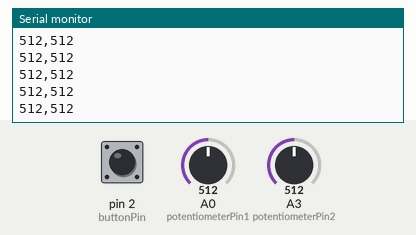
Simulated run of this sketch. Board: Arduino Uno, built with avr-gcc and run on an emulated ATmega328P. On the bench: the last lines printed to the serial monitor. Inputs (shaded band) come from the test bench; at power-on: pin 2 (buttonPin) HIGH, A0 (potentiometerPin1) = 512, A3 (potentiometerPin2) = 512.

Above: at 1.2 s.
1.3 s: pin 2 (buttonPin) pulled LOW for 0.15 s
At 2.1 s:
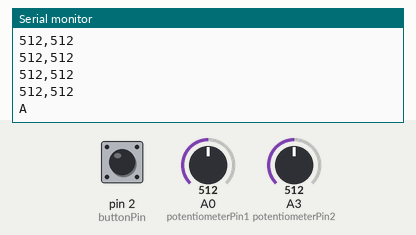
2.9 s: A0 (potentiometerPin1) set to 716
At 2.92 s:
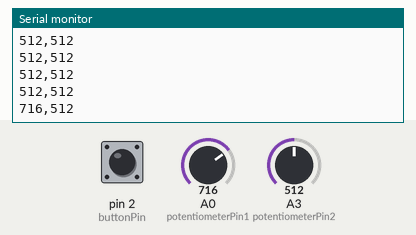
4.4 s: A3 (potentiometerPin2) set to 716
At 4.42 s:
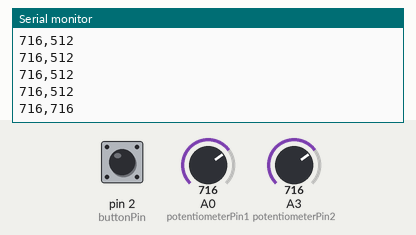
5.9 s: A0 (potentiometerPin1) set to 900
At 5.93 s:
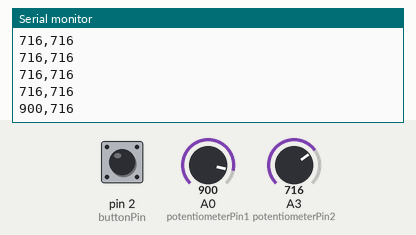
7.4 s: A3 (potentiometerPin2) set to 900
At 7.44 s:
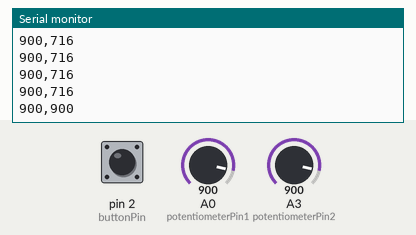
Timing chart, 0 to 9.9 s (numbered marks = the images above; inputs shaded):
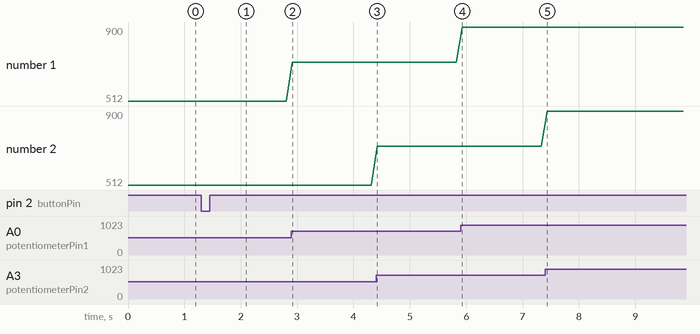

The sketch:

Controleur_Physique.ino
```cpp
const int buttonPin = 2;

const int potentiometerPin1 = A0;
const int potentiometerPin2 = A3;

void setup() {
  Serial.begin(9600);
  pinMode(buttonPin, INPUT_PULLUP);


}

void loop() {
  int sensorValue1 = analogRead(potentiometerPin1);
  int sensorValue2 = analogRead(potentiometerPin2);

  if (digitalRead(buttonPin) == LOW) {
    Serial.println('A');
    delay(1000);  // Délai pour éviter les rebonds
  }

  Serial.print(sensorValue1);
  Serial.print(",");
  Serial.println(sensorValue2);

  delay(100);


}
```

Measured:
- after the input at 1.3 s, the serial monitor: prints a new line at once (image 1)
- after the input at 2.9 s, the serial monitor: prints a new line at once (image 2)
- after the input at 4.4 s, the serial monitor: prints a new line at once (image 3)
- after the input at 5.9 s, the serial monitor: prints a new line at once (image 4)
- after the input at 7.4 s, the serial monitor: prints a new line at once (image 5)
- plotted number 1: 512 → 716 after the input at 2.9 s, 716 → 900 after the input at 5.9 s
